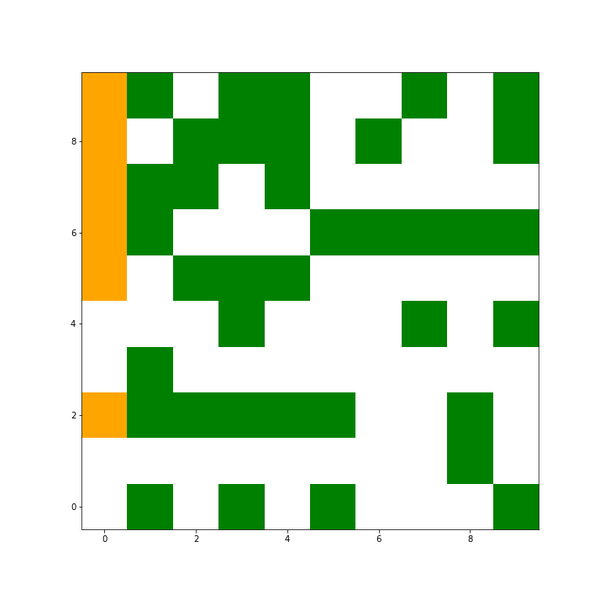
#> input picture assignment_1/data/temp/fig0.png, 605 x 605 px, shrunk from 720 x 720 before the run, found by its file name; its folder holds only this picture in this run
$ python nagel_schreckenberg_model.py
#> lines starting #> are read from the running program, lines starting #| are printed output that depends on the picture
### assignment_4/gif_tool.py
# Piotr Rogula, 249801
from matplotlib import pyplot as plt
from matplotlib import colors
from natsort import natsorted
import os
import imageio.v2 as imageio
import numpy as np


class GifTool:
    """ tool visualizing the model."""
    def __init__(self, pic_dir: str = 'data/temp', gif_dir: str = 'data/gif', cmap=None, bounds=None):
        self.pic_dir = pic_dir
        self.gif_dir = gif_dir

        self.clear_dir(self.pic_dir)

        if not cmap:
            self.cmap = colors.ListedColormap(['white', 'gainsboro', 'silver', 'grey', 'dimgrey', 'black'])
            bounds = [-10, -0.5, 1.5, 2.5, 3.5, 4.5, 5.5]
        else:
            self.cmap = cmap
            bounds = bounds

        self.norm = colors.BoundaryNorm(bounds, self.cmap.N)
        self.img_num = 0

    def save_pic(self, data, title=None):
#> called with data = array of shape (100,), title = 'initial state'
        self.visualize(data)
        if title:
            plt.title(title)
        plt.savefig(f'data/temp/fig{self.img_num}')
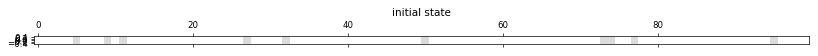
#> figure drawn by matplotlib, 1 panel
#> the loop in play, `for i in range(iter_num):` made 20 passes
#> pass 1, in save_pic (call 2), `plt.savefig(f'data/temp/fig{self.img_num}')`:
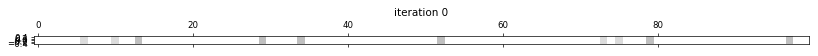
#> figure drawn by matplotlib, 1 panel
#> pass 2, in save_pic (call 3), `plt.savefig(f'data/temp/fig{self.img_num}')`:
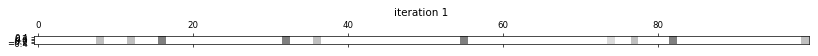
#> figure drawn by matplotlib, 1 panel
        plt.close()
        self.img_num += 1

    def visualize(self, data):
        plt.figure(figsize=(10, 10))
        img = plt.matshow(np.expand_dims(data, axis=0), interpolation='nearest', origin='lower',
                         cmap=self.cmap, norm=self.norm)

        # return img

    def save_gif(self, name, **kwargs):
#> called with name = 'testing.gif'
        images = []
        for file_name in natsorted(os.listdir(self.pic_dir)):
            if file_name.endswith('.png'):
                file_path = os.path.join(self.pic_dir, file_name)
                images.append(imageio.imread(file_path))

        imageio.mimsave(f'{self.gif_dir}/{name}', images, **kwargs)

    @staticmethod
    def clear_dir(directory):
        for file_name in os.listdir(directory):
            if file_name.endswith('.png'):
                os.remove(f'{directory}/{file_name}')

### assignment_4/nagel_schreckenberg_model.py
import numpy as np
from gif_tool import GifTool


class NagelSchreckenbergModel:
    EMPTY_SPOT = -9

    def __init__(self, density: float, slowing_prob: float, road_len: int = 100, max_velocity: int = 5,
                 gif_tool: None | GifTool = None):
        self.density = density
        self.slowing_prob = slowing_prob
        self.road_len = road_len
        self.cars_num = int(density * road_len)
        self.max_velocity = max_velocity

        self.line = None
        self.create_line()

        self.cars = None
        self.distance = []
        # what about initial velocity?

        self.gif_tool = gif_tool

    def _update_cars(self):
        self.cars = np.where(self.line != self.EMPTY_SPOT)[0]
        return self.cars

    def _update_distance(self):
        self.distance = []
        for i, car in enumerate(self.cars[:-1]):
            self.distance.append(self.cars[i+1]-car)

        # last car (rounding boundary conditions)
        self.distance.append(self.cars[0] - self.cars[-1] + self.road_len)

    def create_line(self):
        self.line = np.ones(self.road_len - self.cars_num) * self.EMPTY_SPOT
        self.line = np.append(self.line, np.ones(self.cars_num))
        np.random.shuffle(self.line)

    def single_step(self):
        self._update_cars()
        self._update_distance()
        # print('cars:', self.cars)

        self._acceleration()
        self._slowing_down()
        self._randomization()
        # print('random line:', self.line)
        self._car_motion()
        # print('motion     :',self.line,'\n')

    def play(self, iter_num: int):
        if self.gif_tool:
            self.gif_tool.save_pic(data=self.line, title=f'initial state')
        for i in range(iter_num):
            self.single_step()
            if self.gif_tool:
                self.gif_tool.save_pic(data=self.line, title=f'iteration {i}')

    def _acceleration(self):
        for car in self.cars:
            if self.line[car] < self.max_velocity:
                self.line[car] += 1

    def _slowing_down(self):
        for i, car in enumerate(self.cars):
            max_vel = self.distance[i] - 1
            if max_vel < self.line[car]:
                self.line[car] = max_vel

    def _randomization(self):
        for car in self.cars:
            if self.line[car] == 0:
                # cannot slow down car which is not moving
                continue

            if np.random.random() < self.slowing_prob:
                self.line[car] -= 1

    def _car_motion(self):
        for car in self.cars:
            # get car velocity
            vel = self.line[car]

            # move car
            if vel > 0:
                future_pos = int((car + vel) % self.road_len)
                self.line[future_pos] = vel
                # clear previous position of the car
                self.line[car] = self.EMPTY_SPOT

    def get_avg_velocity(self):
        return np.mean(self.line[self.line != self.EMPTY_SPOT])


if __name__ == "__main__":
    params = {
        "density": 0.1,
        "slowing_prob": 0.1,
        "road_len": 100,
        "max_velocity": 5
    }
    gif_tool = GifTool()

    a = NagelSchreckenbergModel(**params, gif_tool=GifTool())

    # print(a._update_cars())
    a.play(20)
    gif_tool.save_gif('testing.gif',duration=1)
